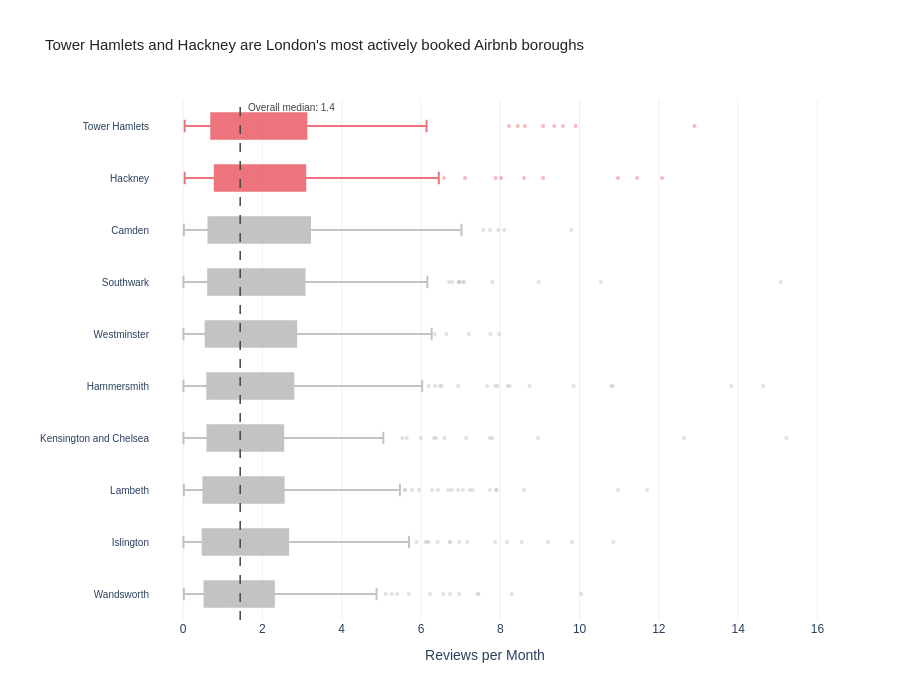

The notebook cell this image was saved under:
### Markdown cell above
## Task 2 — Box plot: listing activity by borough

**What to build:** A **horizontal box plot** comparing listing activity (reviews per month) across London boroughs — reviews per month is a proxy for how frequently a listing is booked.

**Requirements:**
- Horizontal orientation (borough names are long)
- Sorted by median reviews per month (most active at top)
- Highlight the **two most active** boroughs in a different colour
- Outliers shown as individual points
- Insight title naming the two busiest boroughs

> 💡 Some listings have zero reviews — these are new or inactive listings. Filter them out with before plotting

### Code cell
# Task 2 — Box plot: listing activity by borough

# Filter out inactive listings (zero reviews)
active = df_cap[df_cap['reviews_per_month'] > 0].copy()

# Sort boroughs by median reviews per month
borough_order = (
    active.groupby('neighbourhood')['reviews_per_month']
    .median()
    .sort_values(ascending=True)
    .index.tolist()
)

# Top 2 most active boroughs
top2 = borough_order[-2:]
print("Two most active boroughs:", top2)

HIGHLIGHT_COLOR = '#E63946'
DEFAULT_COLOR   = '#AAAAAA'

fig = go.Figure()

for borough in borough_order:
    bdata = active[active['neighbourhood'] == borough]['reviews_per_month']
    color = HIGHLIGHT_COLOR if borough in top2 else DEFAULT_COLOR

    fig.add_trace(go.Box(
        x=bdata,
        name=borough,
        orientation='h',
        marker_color=color,
        line_color=color,
        fillcolor=color,
        opacity=0.7,
        boxpoints='outliers',
        marker=dict(size=4, opacity=0.5),
        showlegend=False
    ))

overall_median = active['reviews_per_month'].median()
fig.add_vline(x=overall_median, line_dash='dash', line_color='#444444', line_width=1.5)
fig.add_annotation(
    x=overall_median, y=1, yref='paper',
    text=f"Overall median: {overall_median:.1f}",
    showarrow=False, xanchor='left', xshift=6,
    font=dict(family='Arial', size=10, color='#444444')
)

fig.update_layout(
    title=dict(
        text=f"{top2[-1]} and {top2[-2]} are London's most actively booked Airbnb boroughs",
        font=dict(family='Arial', size=15, color='#222222')
    ),
    plot_bgcolor='white',
    paper_bgcolor='white',
    font=dict(family='Arial'),
    xaxis=dict(title='Reviews per Month', showgrid=True, gridcolor='#F0F0F0', showline=False, zeroline=False),
    yaxis=dict(showgrid=False, showline=False, tickfont=dict(family='Arial', size=10)),
    height=700,
    margin=dict(l=150)
)

fig.show()

### Figure 1 — Plotly figure (JSON) as saved in the notebook; plotly's stock layout.template omitted (floating-point values rounded to 4 significant figures; data arrays with more than 128 entries replaced by an {"elided": "..."} marker saying what was removed)
{"data": [{"boxpoints": "outliers", "fillcolor": "#AAAAAA", "line": {"color": "#AAAAAA"}, "marker": {"color": "#AAAAAA", "opacity": 0.5, "size": 4}, "name": "Wandsworth", "opacity": 0.7, "orientation": "h", "showlegend": false, "type": "box", "x": {"elided": "222 float values"}}, {"boxpoints": "outliers", "fillcolor": "#AAAAAA", "line": {"color": "#AAAAAA"}, "marker": {"color": "#AAAAAA", "opacity": 0.5, "size": 4}, "name": "Islington", "opacity": 0.7, "orientation": "h", "showlegend": false, "type": "box", "x": {"elided": "232 float values"}}, {"boxpoints": "outliers", "fillcolor": "#AAAAAA", "line": {"color": "#AAAAAA"}, "marker": {"color": "#AAAAAA", "opacity": 0.5, "size": 4}, "name": "Lambeth", "opacity": 0.7, "orientation": "h", "showlegend": false, "type": "box", "x": {"elided": "243 float values"}}, {"boxpoints": "outliers", "fillcolor": "#AAAAAA", "line": {"color": "#AAAAAA"}, "marker": {"color": "#AAAAAA", "opacity": 0.5, "size": 4}, "name": "Kensington and Chelsea", "opacity": 0.7, "orientation": "h", "showlegend": false, "type": "box", "x": {"elided": "213 float values"}}, {"boxpoints": "outliers", "fillcolor": "#AAAAAA", "line": {"color": "#AAAAAA"}, "marker": {"color": "#AAAAAA", "opacity": 0.5, "size": 4}, "name": "Hammersmith", "opacity": 0.7, "orientation": "h", "showlegend": false, "type": "box", "x": {"elided": "234 float values"}}, {"boxpoints": "outliers", "fillcolor": "#AAAAAA", "line": {"color": "#AAAAAA"}, "marker": {"color": "#AAAAAA", "opacity": 0.5, "size": 4}, "name": "Westminster", "opacity": 0.7, "orientation": "h", "showlegend": false, "type": "box", "x": {"elided": "231 float values"}}, {"boxpoints": "outliers", "fillcolor": "#AAAAAA", "line": {"color": "#AAAAAA"}, "marker": {"color": "#AAAAAA", "opacity": 0.5, "size": 4}, "name": "Southwark", "opacity": 0.7, "orientation": "h", "showlegend": false, "type": "box", "x": {"elided": "259 float values"}}, {"boxpoints": "outliers", "fillcolor": "#AAAAAA", "line": {"color": "#AAAAAA"}, "marker": {"color": "#AAAAAA", "opacity": 0.5, "size": 4}, "name": "Camden", "opacity": 0.7, "orientation": "h", "showlegend": false, "type": "box", "x": {"elided": "235 float values"}}, {"boxpoints": "outliers", "fillcolor": "#E63946", "line": {"color": "#E63946"}, "marker": {"color": "#E63946", "opacity": 0.5, "size": 4}, "name": "Hackney", "opacity": 0.7, "orientation": "h", "showlegend": false, "type": "box", "x": {"elided": "246 float values"}}, {"boxpoints": "outliers", "fillcolor": "#E63946", "line": {"color": "#E63946"}, "marker": {"color": "#E63946", "opacity": 0.5, "size": 4}, "name": "Tower Hamlets", "opacity": 0.7, "orientation": "h", "showlegend": false, "type": "box", "x": {"elided": "255 float values"}}], "layout": {"annotations": [{"font": {"color": "#444444", "family": "Arial", "size": 10}, "showarrow": false, "text": "Overall median: 1.4", "x": 1.44, "xanchor": "left", "xshift": 6, "y": 1, "yref": "paper"}], "font": {"family": "Arial"}, "height": 700, "margin": {"l": 150}, "paper_bgcolor": "white", "plot_bgcolor": "white", "shapes": [{"line": {"color": "#444444", "dash": "dash", "width": 1.5}, "type": "line", "x0": 1.44, "x1": 1.44, "xref": "x", "y0": 0, "y1": 1, "yref": "y domain"}], "title": {"font": {"color": "#222222", "family": "Arial", "size": 15}, "text": "Tower Hamlets and Hackney are London's most actively booked Airbnb boroughs"}, "xaxis": {"gridcolor": "#F0F0F0", "showgrid": true, "showline": false, "title": {"text": "Reviews per Month"}, "zeroline": false}, "yaxis": {"showgrid": false, "showline": false, "tickfont": {"family": "Arial", "size": 10}}}}
